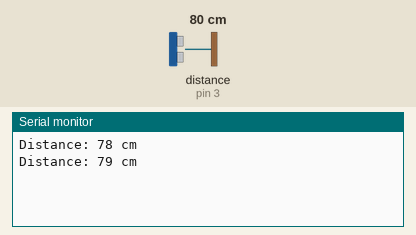
This sketch was run on a simulated Arduino Uno, built with avr-gcc and run on an emulated ATmega328P. Parts: the last lines printed to the serial monitor. Wiring (inferred from the names in the program): ultrasonic range finder: trigger pin 2; echo pin 3. The test bench sets the inputs (shaded band); at power-on: distance to the obstacle (sensor on pin 3) 80 cm. The echo pulse lasts 58.3 µs per cm.

Above: at 1.8 s.
1.9 s: distance to the obstacle (sensor on pin 3) set to 2 cm
At 2.8 s:
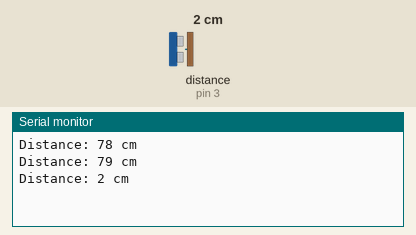
3.4 s: distance to the obstacle (sensor on pin 3) set to 4 cm
At 4.4 s:
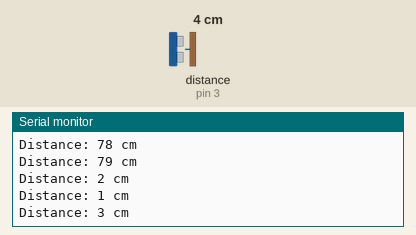
Timing chart, 0 to 6.4 s (numbered marks = the images above; inputs shaded):
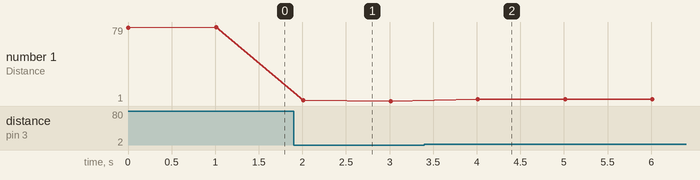

Measured:
- after the input at 1.9 s, the serial monitor: prints a new line after 0.11 s (image 1)
- after the input at 3.4 s, the serial monitor: prints a new line after 0.61 s (image 2)
- plotted number 1: 79 → 1 after the input at 1.9 s, 1 → 3 after the input at 3.4 s

The sketch:

test.ino
```cpp
// Define pin numbers
const int trigPin = 2;
const int echoPin = 3;

// Variables for duration calculation
long duration;
int distance;

void setup() {
  Serial.begin(9600); // Initialize serial communication
  pinMode(trigPin, OUTPUT); // Set trigPin as OUTPUT
  pinMode(echoPin, INPUT); // Set echoPin as INPUT
}

void loop() {
  // Clear the trigPin
  digitalWrite(trigPin, LOW);
  delayMicroseconds(2);

  // Send a 10 microsecond pulse to trigger pin
  digitalWrite(trigPin, HIGH);
  delayMicroseconds(10);
  digitalWrite(trigPin, LOW);

  // Read the echoPin, and calculate the distance
  duration = pulseIn(echoPin, HIGH);
  distance = duration * 0.034 / 2; // Speed of sound is 340 m/s or 0.034 cm/µs, divide by 2 for one-way travel

  // Print distance to serial monitor
  Serial.print("Distance: ");
  Serial.print(distance);
  Serial.println(" cm");

  delay(1000); // Wait for 1 second before next measurement
}
```
